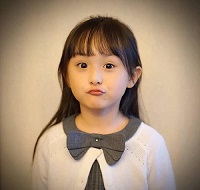
//> input picture Opencv_task81-100/photo/1.jpg, 200 x 190 px, given in place of vtest.avi, which was not available
$ ./086视频分析_稠密光流分析   (built with g++ and OpenCV 4)
//> lines starting //> are read from the running program, lines starting //| are printed output that depends on the picture; pictures that were not available may be replaced by others from this repository, and a replacement may not be noted
#include <opencv2/opencv.hpp>
#include <iostream>

using namespace cv;
using namespace std;
int main(int argc, char** argv) {
	VideoCapture capture;
	capture.open("photo/vtest.avi");
	Mat preFrame, preGray;
	capture.read(preFrame);
//> preFrame is the input picture: 190 rows x 200 cols, CV_8UC3; mean B, G, R 119.6, 143.7, 168.3
	cvtColor(preFrame, preGray, COLOR_BGR2GRAY);
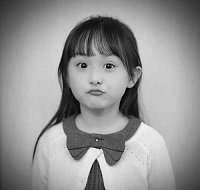
//> preGray: 190 rows x 200 cols, CV_8UC1; min 1, max 245, mean 148.3
	Mat hsv = Mat::zeros(preFrame.size(), preFrame.type());
	Mat frame, gray;
	Mat_<Point2f> flow;
	vector<Mat> mv;
	split(hsv, mv);
	Mat mag = Mat::zeros(hsv.size(), CV_32FC1);
	Mat ang = Mat::zeros(hsv.size(), CV_32FC1);
	Mat xpts = Mat::zeros(hsv.size(), CV_32FC1);
	Mat ypts = Mat::zeros(hsv.size(), CV_32FC1);
	while (true) {
		bool ret = capture.read(frame);
		if (!ret) break;
		imshow("frame", frame);
		cvtColor(frame, gray, COLOR_BGR2GRAY);
		/*
		1:calcOpticalFlowPyrLK---通过金字塔Lucas-Kanade 光流方法计算某些点集的光流（稀疏光流）
		2:calcOpticalFlowFarneback---用Gunnar Farneback 的算法计算稠密光流（即图像上所有像素点的光流都计算出来）
		3:CalcOpticalFlowBM---通过块匹配的方法来计算光流
		4:CalcOpticalFlowHS---用Horn-Schunck 的算法计算稠密光流
		5:calcOpticalFlowSF---简单光流法
		*/
		calcOpticalFlowFarneback(preGray, gray, flow, 0.5, 3, 15, 3, 5, 1.2, 0);
		for (int row = 0; row < flow.rows; row++)
		{
			for (int col = 0; col < flow.cols; col++)
			{
				const Point2f& flow_xy = flow.at<Point2f>(row, col);
				xpts.at<float>(row, col) = flow_xy.x;
				ypts.at<float>(row, col) = flow_xy.y;
			}
		}
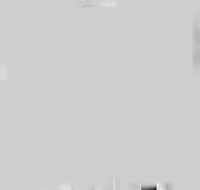
//> xpts: 190 rows x 200 cols, CV_32FC1; min -0.0575, max 0.0135, mean -8.77e-05; drawn with min black and max white
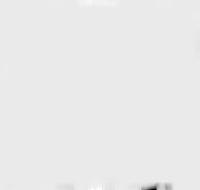
//> ypts: 190 rows x 200 cols, CV_32FC1; min -0.212, max 0.0181, mean -0.000331; drawn with min black and max white
		cartToPolar(xpts, ypts, mag, ang);
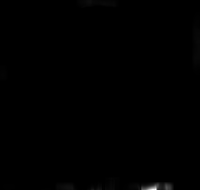
//> mag: 190 rows x 200 cols, CV_32FC1; min 0, max 0.22, mean 0.000505; drawn with min black and max white
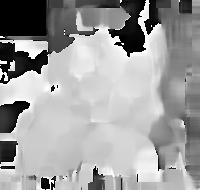
//> ang: 190 rows x 200 cols, CV_32FC1; min 0, max 6.28, mean 3.91; drawn with min black and max white
		ang = ang * 180.0 / CV_PI / 2.0;
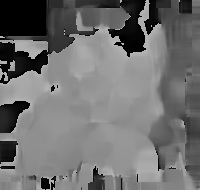
//> ang: 190 rows x 200 cols, CV_32FC1; min 0, max 180, mean 112.1
		normalize(mag, mag, 0, 255, NORM_MINMAX);
		convertScaleAbs(mag, mag);
//> mag: 190 rows x 200 cols, CV_8UC1
		convertScaleAbs(ang, ang);
//> ang: 190 rows x 200 cols, CV_8UC1
		mv[0] = ang;
//> mv[1]: 190 rows x 200 cols, CV_8UC1; every value is 0
		mv[1] = Scalar(255);
//> mv[1]: 190 rows x 200 cols, CV_8UC1; every value is 255
		mv[2] = mag;
		merge(mv, hsv);
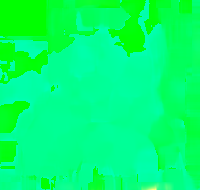
//> hsv: 190 rows x 200 cols, CV_8UC3; mean B, G, R 112.1, 255, 0.6
		Mat bgr;
		cvtColor(hsv, bgr, COLOR_HSV2BGR);
		imshow("result", bgr);
		int ch = waitKey(5);
//> the Esc key is pressed
		if (ch == 27) {
			break;
		}
	}
	waitKey(0);
	return 0;
}

$ run again, on Opencv_task81-100/photo/ce_02.jpg
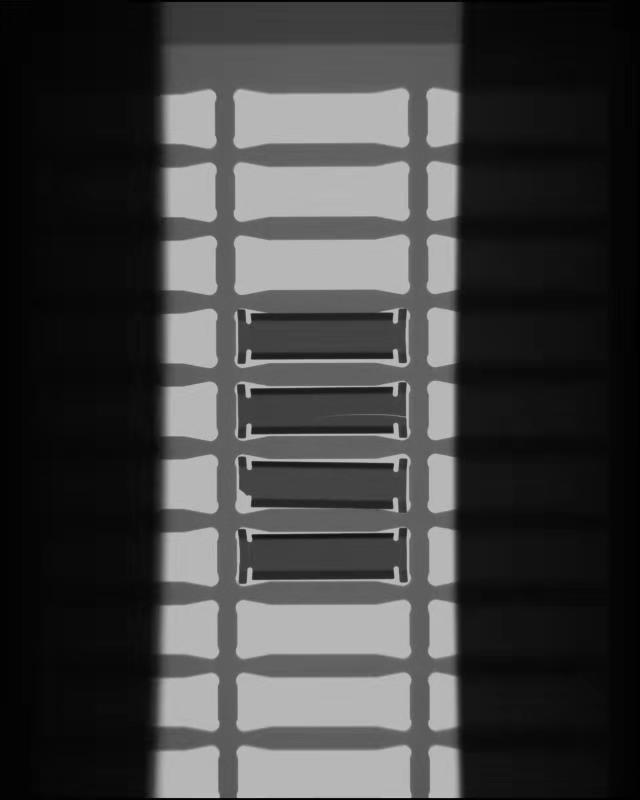
//> input picture Opencv_task81-100/photo/ce_02.jpg, 640 x 800 px, given in place of vtest.avi, which was not available
//> preFrame is the input picture: 800 rows x 640 cols, CV_8UC3; min 0, max 201, mean 63.9
//> after the loop `for (int row = 0; row < flow.rows; row++)`:
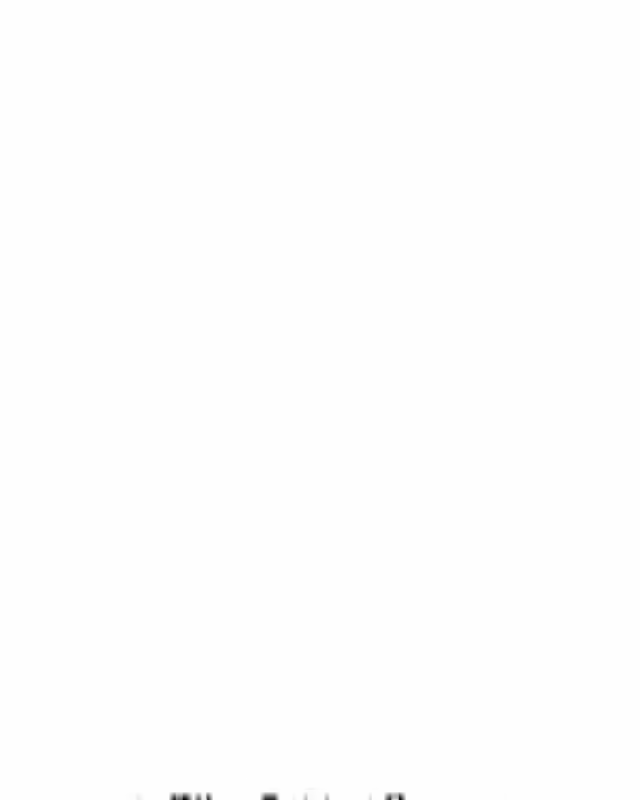
//> ypts: 800 rows x 640 cols, CV_32FC1; min -0.16, max 7.27e-05, mean -7.7e-05; drawn with min black and max white
//> `merge(mv, hsv);`:
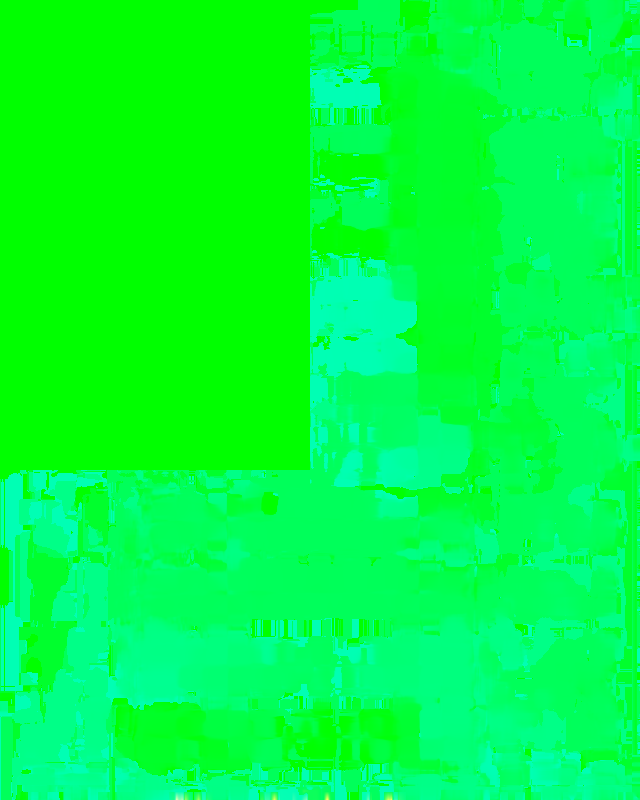
//> hsv: 800 rows x 640 cols, CV_8UC3; mean B, G, R 65.3, 255, 0.1

$ run again, on Opencv_task81-100/photo/fruit.jpg
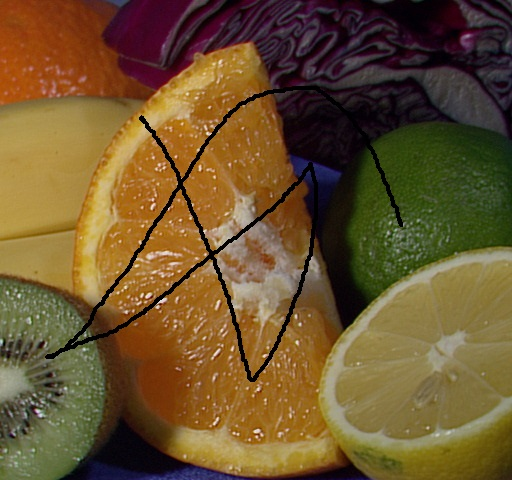
//> input picture Opencv_task81-100/photo/fruit.jpg, 512 x 480 px, given in place of vtest.avi, which was not available
//> preFrame is the input picture: 480 rows x 512 cols, CV_8UC3; mean B, G, R 45.4, 83.5, 108
//> after the loop `for (int row = 0; row < flow.rows; row++)`:
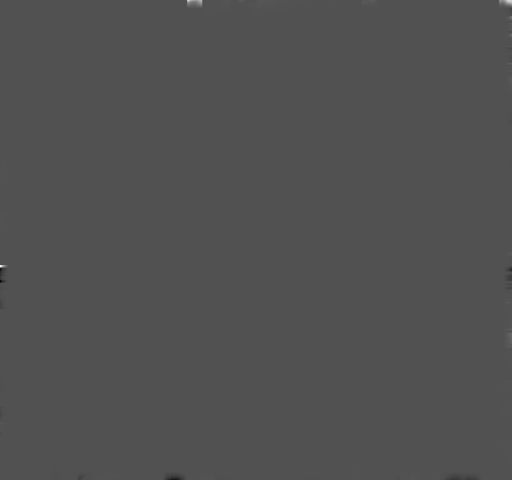
//> ypts: 480 rows x 512 cols, CV_32FC1; min -0.0442, max 0.0938, mean 4.94e-06; drawn with min black and max white
//> `merge(mv, hsv);`:
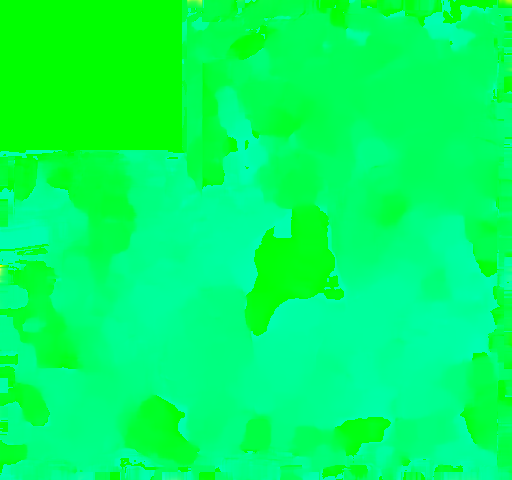
//> hsv: 480 rows x 512 cols, CV_8UC3; mean B, G, R 96.7, 255, 0.2
